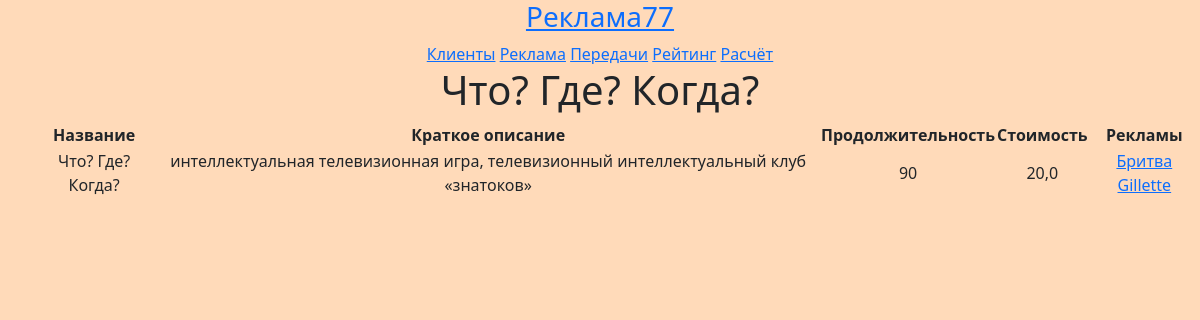
The app's page /broadcast/1 with its own data.
### tvad/models.py (models this page shows, shortened)
class Broadcast(models.Model):
    name = models.CharField(max_length=100, verbose_name='Название')
    description = models.CharField(max_length=150, verbose_name='Краткое описание')
    duration = models.IntegerField(verbose_name='Продолжительность')
    cost_program = models.FloatField(blank=True, verbose_name='Стоимость')
    advertisement = models.ForeignKey(Advertisement, on_delete=models.DO_NOTHING, verbose_name='Реклама')

class Advertisement(models.Model):
    name = models.CharField(max_length=100, verbose_name='Название')
    description = models.CharField(max_length=150, verbose_name='Краткое описание')
    duration = models.FloatField(verbose_name='Продолжительность')
    day_week = models.IntegerField(verbose_name='День недели')
    number_repetitions = models.IntegerField(verbose_name='Количество повторов')
    cost = models.FloatField(blank=True, verbose_name='Стоимость')
    customer = models.ForeignKey(Customer, on_delete=models.DO_NOTHING, verbose_name='Заказчик')
    status = models.ForeignKey(Status, on_delete=models.DO_NOTHING, verbose_name='Статус рекламы')

### tvad/views.py (the view)
# urls.py: path('broadcast/<int:id>', views.broadcast_view, name='broadcast_view'),
def broadcast_view(request,  *args, **kwargs):
    broadcast = get_object_or_404(Broadcast, id=kwargs['id'])
    advertisement = Advertisement.objects.filter(broadcast=broadcast)
    return render(request, 'broadcast/index.html', {
        'title': 'Информация о передаче',
        'name': broadcast.name,
        'description': broadcast.description,
        'advertisment': advertisement,
        'cost_program': broadcast.cost_program,
        'duration': broadcast.duration,
    })

### templates/broadcast/index.html (shortened to what this page needs)
{% load static %}
<!DOCTYPE html>
<html lang="en">
<head>
    <link href="https://cdn.jsdelivr.net/npm/bootstrap@5.0.2/dist/css/bootstrap.min.css" rel="stylesheet">
    <link rel="stylesheet" type="text/css" href="{% static 'todo/main.css' %}"/>
</head>
<body>
<div class="shapka text-center">
<h3><a href="{% url 'index' %}">Реклама77</a></h3>
    <a href="{% url 'customer' %}">Клиенты</a>
    <a href="{% url 'advertisement' %}">Реклама</a>
    <a href="{% url 'broadcast' %}">Передачи</a>
    <a href="{% url 'rating' %}">Рейтинг</a>
    <a href="{% url 'calculation' %}">Расчёт</a>
</div>
<body class="text-center">
<h1>{{ name }}</h1>
<div class="text-center">
    <ul>
        <table style="margin: auto">
            <tbody>
            <tr>
                <th>Название</th>
                <th>Краткое описание</th>
                <th>Продолжительность</th>
                <th>Стоимость</th>
                <th>Рекламы</th>
            </tr>
            <tr>
                <td>{{ name }}</td>
                <td>{{ description }}</td>
                <td>{{ duration }}</td>
                <td>{{ cost_program }}</td>
                <td>
                    {% for adv in advertisment %}
                        <a href="{% url 'advertisement' %}">{{ adv.name }}</a><br>
                    {% endfor %}
                </td>
            </tr>
            </tbody>
        </table>
    </ul>
</div>
</body>
</html>

### static/todo/main.css (style rules this page uses)
body { background-color: peachpuff; }

### records on screen
Broadcast: name "Что? Где? Когда?", description "интеллектуальная телевизионная игра, телевизионный интеллектуальный клуб «знатоков»", cost_program "20,0"
Advertisement: name "Бритва Gillette"

### other values on screen
{{ duration }} "90"
